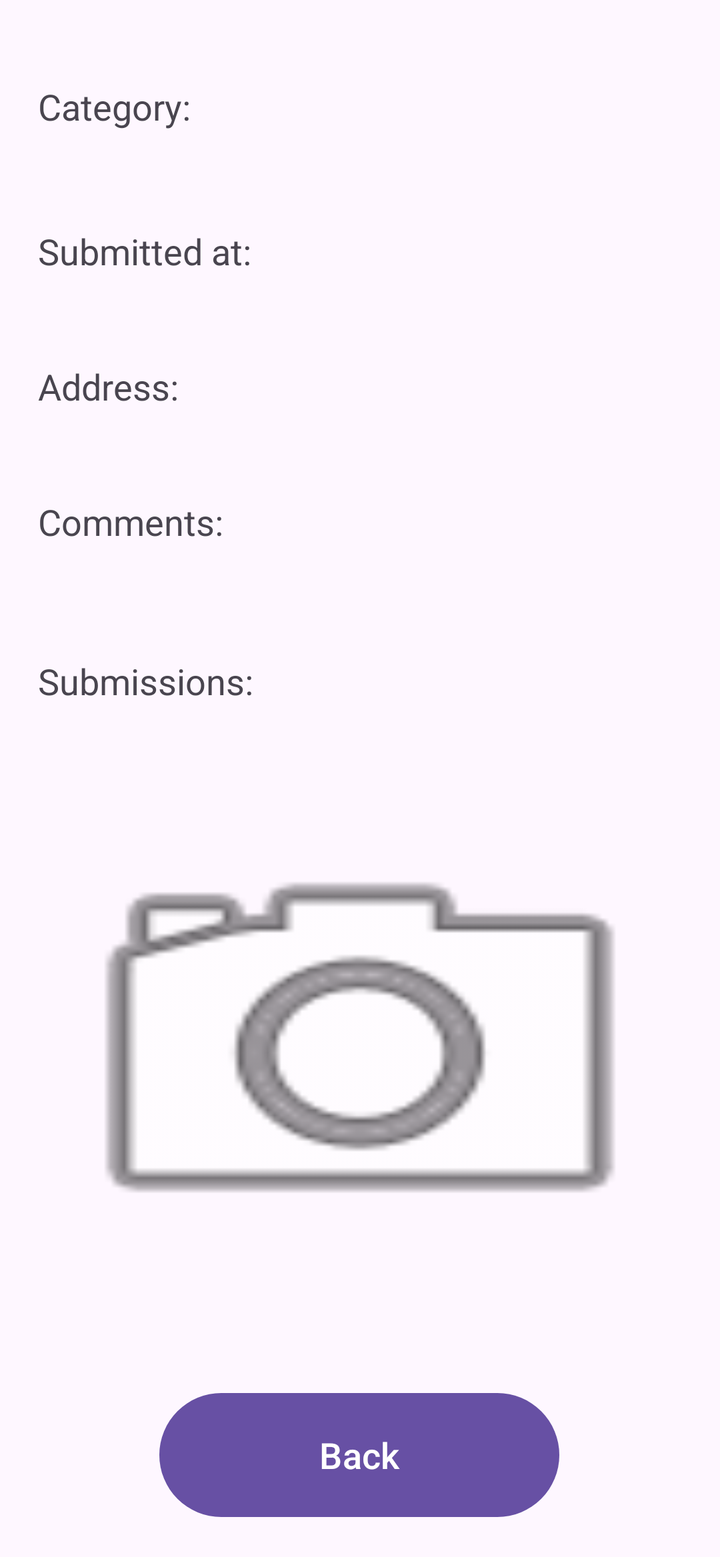
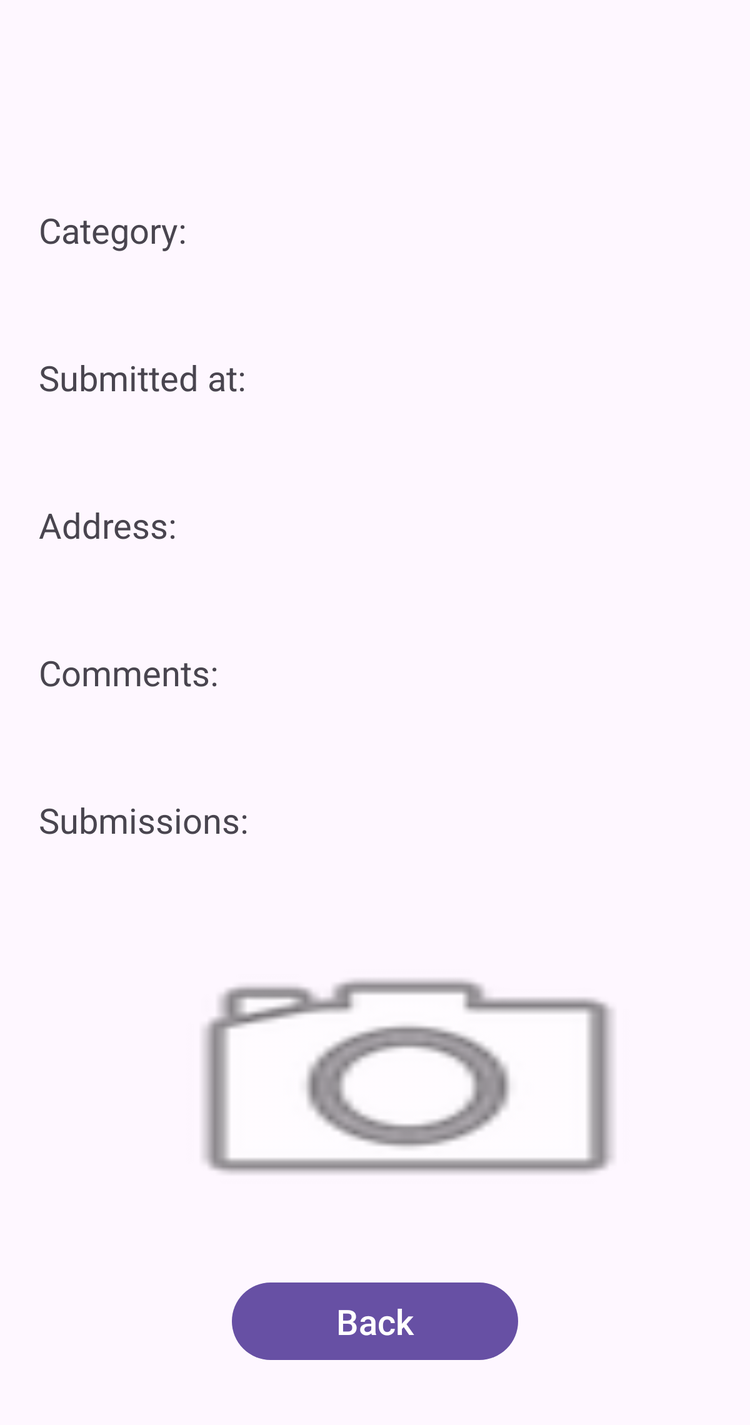

Compare how this app lays out the same screen by default and in its alternative resource folder. The renders come first, then the two layout files and the values they reference.
<!-- AndroidManifest.xml: application theme Theme.SmartAlertProject -->
<!-- res/layout/fragment_incident_info_dialog.xml -->
<?xml version="1.0" encoding="utf-8"?>
<androidx.core.widget.NestedScrollView
    xmlns:android="http://schemas.android.com/apk/res/android"
    xmlns:app="http://schemas.android.com/apk/res-auto"
    xmlns:tools="http://schemas.android.com/tools"
    android:layout_width="match_parent"
    android:layout_height="match_parent"
    tools:context=".officerFragments.IncidentsPreviewFragment">

    <androidx.constraintlayout.widget.ConstraintLayout
        android:id="@+id/constraintLayout"
        android:layout_width="match_parent"
        android:layout_height="match_parent"
        android:padding="16dp">

        <TableLayout
            android:id="@+id/table"
            android:layout_width="wrap_content"
            android:layout_height="wrap_content"
            android:layout_marginTop="10dp"
            android:stretchColumns="1"
            app:layout_constraintEnd_toEndOf="parent"
            app:layout_constraintStart_toStartOf="parent"
            app:layout_constraintTop_toTopOf="parent">

            <TableRow android:layout_marginBottom="30dp">

                <TextView
                    android:id="@+id/categoryHeaderText"
                    android:layout_column="0"
                    android:padding="3dip"
                    android:text="@string/incidentInfoCategoryLabel"
                    android:textSize="18sp" />

                <TextView
                    android:id="@+id/categoryInfoText"
                    android:layout_column="1"
                    android:padding="15dip"
                    android:textAlignment="viewStart"
                    android:textSize="18sp" />

            </TableRow>

            <TableRow android:layout_marginBottom="30dp">

                <TextView
                    android:id="@+id/dateHeaderText"
                    android:layout_column="0"
                    android:padding="3dip"
                    android:text="@string/incidentInfoSubmittedAtLabel"
                    android:textSize="18sp" />

                <ScrollView
                    android:layout_width="0dp"
                    android:layout_height="wrap_content"
                    android:layout_column="1"
                    android:layout_weight="1">

                    <TextView
                        android:id="@+id/dateInfoText"
                        android:layout_width="match_parent"
                        android:layout_height="wrap_content"
                        android:gravity="start|top"
                        android:maxLines="5"
                        android:padding="8dp"
                        android:scrollbars="vertical"
                        android:textAlignment="viewStart"
                        android:textSize="16sp" />
                </ScrollView>

            </TableRow>

            <TableRow android:layout_marginBottom="30dp">

                <TextView
                    android:id="@+id/locationHeaderText"
                    android:layout_column="0"
                    android:padding="3dip"
                    android:text="@string/incidentInfoAddressLabel"
                    android:textSize="18sp" />

                <ScrollView
                    android:layout_width="0dp"
                    android:layout_height="wrap_content"
                    android:layout_column="1"
                    android:layout_weight="1">

                    <TextView
                        android:id="@+id/locationInfoText"
                        android:layout_width="match_parent"
                        android:layout_height="wrap_content"
                        android:gravity="start|top"
                        android:maxLines="5"
                        android:padding="8dp"
                        android:scrollbars="vertical"
                        android:textAlignment="viewStart"
                        android:textSize="16sp" />
                </ScrollView>

            </TableRow>

            <TableRow android:layout_marginBottom="30dp">

                <TextView
                    android:id="@+id/commentsHeaderText"
                    android:layout_column="0"
                    android:padding="3dip"
                    android:text="@string/incidentInfoCommentsLabel"
                    android:textSize="18sp" />

                <ScrollView
                    android:layout_width="0dp"
                    android:layout_height="wrap_content"
                    android:layout_weight="1"
                    android:textAlignment="viewStart">

                    <TextView
                        android:id="@+id/commentsInfoText"
                        android:layout_width="match_parent"
                        android:layout_height="wrap_content"
                        android:gravity="start|top"
                        android:maxLines="5"
                        android:padding="8dp"
                        android:scrollbars="vertical"
                        android:textSize="16sp" />
                </ScrollView>

            </TableRow>

            <TableRow android:layout_marginBottom="30dp">

                <TextView
                    android:id="@+id/submitsHeaderText"
                    android:layout_column="0"
                    android:padding="3dip"
                    android:text="@string/incidentInfoSubmissionsLabel"
                    android:textSize="18sp" />

                <TextView
                    android:id="@+id/submitsInfoText"
                    android:layout_column="1"
                    android:padding="15dip"
                    android:textAlignment="viewStart"
                    android:textSize="18sp" />

            </TableRow>

            <TableRow android:layout_marginBottom="30dp">

                <ImageView
                    android:id="@+id/imageInfoText"
                    android:layout_height="250dp"
                    android:layout_span="2"
                    android:contentDescription="@string/incidentInfoPhotoLabel"
                    android:scaleType="fitXY"
                    app:srcCompat="@android:drawable/ic_menu_camera" />
            </TableRow>
        </TableLayout>

        <Button
            android:id="@+id/button_backto_incidents"
            android:layout_width="200dp"
            android:layout_height="70dp"
            android:layout_marginTop="15dp"
            android:text="@string/backButtonText"
            android:textSize="18sp"
            app:layout_constraintBottom_toBottomOf="parent"
            app:layout_constraintEnd_toEndOf="parent"
            app:layout_constraintHorizontal_bias="0.497"
            app:layout_constraintStart_toStartOf="parent"
            app:layout_constraintTop_toBottomOf="@id/table"
            app:layout_constraintVertical_bias="1.0" />


    </androidx.constraintlayout.widget.ConstraintLayout>
</androidx.core.widget.NestedScrollView>
<!-- resources referenced by this layout -->
<resources>
  <string name="backButtonText">Back</string>
  <string name="incidentInfoAddressLabel">Address:</string>
  <string name="incidentInfoCategoryLabel">Category:</string>
  <string name="incidentInfoCommentsLabel">Comments:</string>
  <string name="incidentInfoPhotoLabel">Photo</string>
  <string name="incidentInfoSubmissionsLabel">Submissions:</string>
  <string name="incidentInfoSubmittedAtLabel">Submitted at:</string>
  <!-- from res/values-v23/ -->
  <style name="Theme.SmartAlertProject" parent="Base.Theme.SmartAlertProject">
          
          <item name="android:navigationBarColor">@android:color/transparent</item>
          <item name="android:statusBarColor">@android:color/transparent</item>
          <item name="android:windowLightStatusBar">?attr/isLightTheme</item>
      </style>
  <style name="Base.Theme.SmartAlertProject" parent="Theme.Material3.DayNight.NoActionBar">
          
          
      </style>
</resources>
<!-- res/layout-sw600dp/fragment_incident_info_dialog.xml (the repository's variant of the layout above) -->
<!-- drawn on a 7-inch tablet held upright -->
<?xml version="1.0" encoding="utf-8"?>
<androidx.core.widget.NestedScrollView
    xmlns:android="http://schemas.android.com/apk/res/android"
    xmlns:app="http://schemas.android.com/apk/res-auto"
    xmlns:tools="http://schemas.android.com/tools"
    android:layout_width="match_parent"
    android:layout_height="match_parent"
    tools:context=".officerFragments.IncidentsPreviewFragment">

    <androidx.constraintlayout.widget.ConstraintLayout
        android:id="@+id/constraintLayout"
        android:layout_width="match_parent"
        android:layout_height="match_parent"
        android:padding="16dp">

        <TableLayout
            android:id="@+id/table"
            android:layout_width="wrap_content"
            android:layout_height="wrap_content"
            android:stretchColumns="1"
            app:layout_constraintBottom_toBottomOf="parent"
            app:layout_constraintEnd_toEndOf="parent"
            app:layout_constraintHorizontal_bias="0.511"
            app:layout_constraintStart_toStartOf="parent"
            app:layout_constraintTop_toTopOf="parent">

            <TableRow android:layout_marginBottom="50dp">

                <TextView
                    android:id="@+id/categoryHeaderText"
                    android:layout_column="0"
                    android:padding="15dip"
                    android:text="@string/incidentInfoCategoryLabel"
                    android:textSize="28sp" />

                <TextView
                    android:id="@+id/categoryInfoText"
                    android:layout_width="423dp"
                    android:layout_height="42dp"
                    android:layout_column="1"
                    android:padding="15dip"
                    android:textAlignment="viewStart"
                    android:textSize="28sp" />

            </TableRow>

            <TableRow android:layout_marginBottom="50dp">

                <TextView
                    android:id="@+id/dateHeaderText"
                    android:layout_column="0"
                    android:padding="15dip"
                    android:text="@string/incidentInfoSubmittedAtLabel"
                    android:textSize="28sp" />

                <ScrollView
                    android:layout_width="0dp"
                    android:layout_height="wrap_content"
                    android:layout_column="1"
                    android:layout_weight="1">

                    <TextView
                        android:id="@+id/dateInfoText"
                        android:layout_width="match_parent"
                        android:layout_height="wrap_content"
                        android:gravity="start|top"
                        android:maxLines="5"
                        android:padding="8dp"
                        android:scrollbars="vertical"
                        android:textAlignment="viewStart"
                        android:textSize="28sp" />
                </ScrollView>

            </TableRow>

            <TableRow android:layout_marginBottom="50dp">

                <TextView
                    android:id="@+id/locationHeaderText"
                    android:layout_column="0"
                    android:padding="15dip"
                    android:text="@string/incidentInfoAddressLabel"
                    android:textSize="28sp" />

                <ScrollView
                    android:layout_width="0dp"
                    android:layout_height="wrap_content"
                    android:layout_column="1"
                    android:layout_weight="1">

                    <TextView
                        android:id="@+id/locationInfoText"
                        android:layout_width="match_parent"
                        android:layout_height="wrap_content"
                        android:gravity="start|top"
                        android:maxLines="5"
                        android:padding="8dp"
                        android:scrollbars="vertical"
                        android:textAlignment="viewStart"
                        android:textSize="28sp" />
                </ScrollView>

            </TableRow>

            <TableRow android:layout_marginBottom="50dp">

                <TextView
                    android:id="@+id/commentsHeaderText"
                    android:layout_column="0"
                    android:padding="15dip"
                    android:text="@string/incidentInfoCommentsLabel"
                    android:textSize="28sp" />

                <ScrollView
                    android:layout_width="0dp"
                    android:layout_height="wrap_content"
                    android:layout_weight="1"
                    android:textAlignment="viewStart">

                    <TextView
                        android:id="@+id/commentsInfoText"
                        android:layout_width="match_parent"
                        android:layout_height="wrap_content"
                        android:gravity="start|top"
                        android:maxLines="5"
                        android:padding="8dp"
                        android:scrollbars="vertical"
                        android:textSize="28sp" />
                </ScrollView>

            </TableRow>

            <TableRow android:layout_marginBottom="50dp">

                <TextView
                    android:id="@+id/submitsHeaderText"
                    android:layout_column="0"
                    android:padding="15dip"
                    android:text="@string/incidentInfoSubmissionsLabel"
                    android:textSize="28sp" />

                <TextView
                    android:id="@+id/submitsInfoText"
                    android:layout_column="1"
                    android:padding="15dip"
                    android:textAlignment="viewStart"
                    android:textSize="28sp" />

            </TableRow>

            <TableRow
                android:layout_width="match_parent"
                android:layout_height="171dp">

                <ImageView
                    android:id="@+id/imageInfoText"
                    android:layout_width="581dp"
                    android:layout_height="250dp"
                    android:layout_span="2"
                    android:contentDescription="@string/incidentInfoPhotoLabel"
                    android:scaleType="fitXY"
                    app:srcCompat="@android:drawable/ic_menu_camera"
                    android:layout_marginStart="100dp"

                    android:layout_marginEnd="100dp"/>
            </TableRow>
        </TableLayout>

        <Button
            android:id="@+id/button_backto_incidents"
            android:layout_width="229dp"
            android:layout_height="70dp"
            android:layout_gravity="center"
            android:layout_marginTop="32dp"
            android:layout_marginBottom="32dp"
            android:text="@string/backButtonText"
            android:textSize="28sp"
            app:layout_constraintBottom_toBottomOf="parent"
            app:layout_constraintEnd_toEndOf="parent"
            app:layout_constraintStart_toStartOf="parent"
            app:layout_constraintTop_toBottomOf="@+id/table"
            app:layout_constraintVertical_bias="0.0" />


    </androidx.constraintlayout.widget.ConstraintLayout>
</androidx.core.widget.NestedScrollView>
